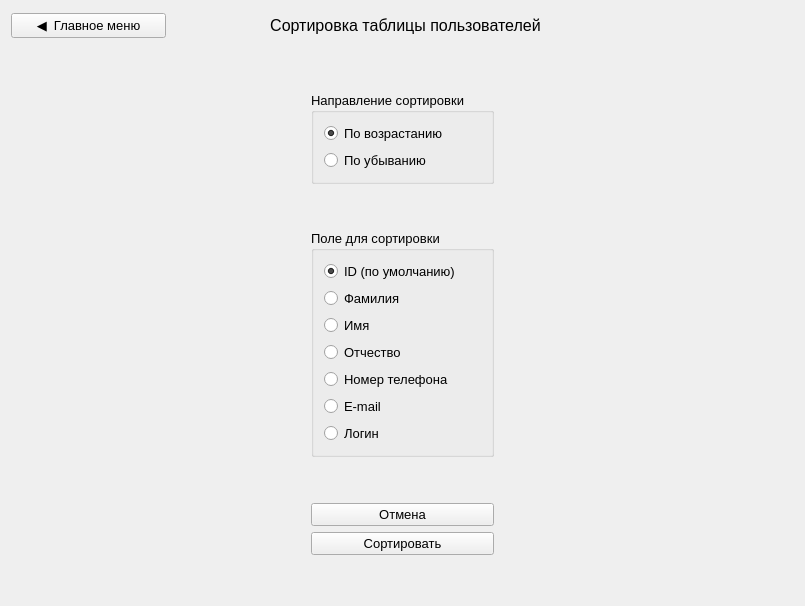
      <widget class="QWidget" name="menu11_page_sort">
       <layout class="QVBoxLayout" name="verticalLayout_3">
        <item>
         <widget class="QWidget" name="menu11_header" native="true">
          <property name="minimumSize">
           <size>
            <width>0</width>
            <height>30</height>
           </size>
          </property>
          <property name="maximumSize">
           <size>
            <width>16777215</width>
            <height>30</height>
           </size>
          </property>
          <layout class="QHBoxLayout" name="_4" stretch="1,3,1">
           <property name="leftMargin">
            <number>0</number>
           </property>
           <property name="topMargin">
            <number>0</number>
           </property>
           <property name="rightMargin">
            <number>0</number>
           </property>
           <property name="bottomMargin">
            <number>0</number>
           </property>
           <item>
            <widget class="QPushButton" name="menu11_back">
             <property name="font">
              <font>
               <pointsize>10</pointsize>
              </font>
             </property>
             <property name="text">
              <string>◀  Главное меню</string>
             </property>
            </widget>
           </item>
           <item>
            <widget class="QLabel" name="menu11_label">
             <property name="minimumSize">
              <size>
               <width>0</width>
               <height>30</height>
              </size>
             </property>
             <property name="maximumSize">
              <size>
               <width>16777215</width>
               <height>30</height>
              </size>
             </property>
             <property name="text">
              <string>&lt;html&gt;&lt;head/&gt;&lt;body&gt;&lt;p align=&quot;center&quot;&gt;&lt;span style=&quot; font-size:12pt;&quot;&gt;Сортировка таблицы пользователей&lt;/span&gt;&lt;/p&gt;&lt;/body&gt;&lt;/html&gt;</string>
             </property>
            </widget>
           </item>
           <item>
            <spacer name="horizontalSpacer_3">
             <property name="orientation">
              <enum>Qt::Horizontal</enum>
             </property>
             <property name="sizeHint" stdset="0">
              <size>
               <width>40</width>
               <height>20</height>
              </size>
             </property>
            </spacer>
           </item>
          </layout>
         </widget>
        </item>
        <item>
         <spacer name="verticalSpacer_4">
          <property name="orientation">
           <enum>Qt::Vertical</enum>
          </property>
          <property name="sizeType">
           <enum>QSizePolicy::Fixed</enum>
          </property>
          <property name="sizeHint" stdset="0">
           <size>
            <width>20</width>
            <height>5</height>
           </size>
          </property>
         </spacer>
        </item>
        <item>
         <layout class="QVBoxLayout" name="menu11_container">
          <property name="leftMargin">
           <number>300</number>
          </property>
          <property name="rightMargin">
           <number>300</number>
          </property>
          <item>
           <spacer name="verticalSpacer_10">
            <property name="orientation">
             <enum>Qt::Vertical</enum>
            </property>
            <property name="sizeHint" stdset="0">
             <size>
              <width>20</width>
              <height>40</height>
             </size>
            </property>
           </spacer>
          </item>
          <item>
           <widget class="QGroupBox" name="menu11_container_sub1">
            <property name="font">
             <font>
              <pointsize>10</pointsize>
             </font>
            </property>
            <property name="title">
             <string>Направление сортировки</string>
            </property>
            <layout class="QVBoxLayout" name="_9">
             <property name="leftMargin">
              <number>10</number>
             </property>
             <property name="topMargin">
              <number>10</number>
             </property>
             <property name="rightMargin">
              <number>10</number>
             </property>
             <property name="bottomMargin">
              <number>10</number>
             </property>
             <item>
              <widget class="QRadioButton" name="menu11_group1_button1">
               <property name="font">
                <font>
                 <pointsize>10</pointsize>
                </font>
               </property>
               <property name="text">
                <string>По возрастанию</string>
               </property>
               <property name="checked">
                <bool>true</bool>
               </property>
              </widget>
             </item>
             <item>
              <widget class="QRadioButton" name="menu11_group1_button2">
               <property name="font">
                <font>
                 <pointsize>10</pointsize>
                </font>
               </property>
               <property name="text">
                <string>По убыванию</string>
               </property>
              </widget>
             </item>
            </layout>
           </widget>
          </item>
          <item>
           <spacer name="verticalSpacer_14">
            <property name="orientation">
             <enum>Qt::Vertical</enum>
            </property>
            <property name="sizeHint" stdset="0">
             <size>
              <width>20</width>
              <height>40</height>
             </size>
            </property>
           </spacer>
          </item>
          <item>
           <widget class="QGroupBox" name="menu11_container_sub2">
            <property name="font">
             <font>
              <pointsize>10</pointsize>
             </font>
            </property>
            <property name="title">
             <string>Поле для сортировки</string>
            </property>
            <layout class="QVBoxLayout" name="_8">
             <property name="leftMargin">
              <number>10</number>
             </property>
             <property name="topMargin">
              <number>10</number>
             </property>
             <property name="rightMargin">
              <number>10</number>
             </property>
             <property name="bottomMargin">
              <number>10</number>
             </property>
             <item>
              <widget class="QRadioButton" name="menu11_group2_button1">
               <property name="font">
                <font>
                 <pointsize>10</pointsize>
                </font>
               </property>
               <property name="text">
                <string>ID (по умолчанию)</string>
               </property>
               <property name="checked">
                <bool>true</bool>
               </property>
              </widget>
             </item>
             <item>
              <widget class="QRadioButton" name="menu11_group2_button2">
               <property name="font">
                <font>
                 <pointsize>10</pointsize>
                </font>
               </property>
               <property name="text">
                <string>Фамилия</string>
               </property>
              </widget>
             </item>
             <item>
              <widget class="QRadioButton" name="menu11_group2_button3">
               <property name="font">
                <font>
                 <pointsize>10</pointsize>
                </font>
               </property>
               <property name="text">
                <string>Имя</string>
               </property>
              </widget>
             </item>
             <item>
              <widget class="QRadioButton" name="menu11_group2_button4">
               <property name="font">
                <font>
                 <pointsize>10</pointsize>
                </font>
               </property>
               <property name="text">
                <string>Отчество</string>
               </property>
              </widget>
             </item>
             <item>
              <widget class="QRadioButton" name="menu11_group2_button5">
               <property name="font">
                <font>
                 <pointsize>10</pointsize>
                </font>
               </property>
               <property name="text">
                <string>Номер телефона</string>
               </property>
              </widget>
             </item>
             <item>
              <widget class="QRadioButton" name="menu11_group2_button6">
               <property name="font">
                <font>
                 <pointsize>10</pointsize>
                </font>
               </property>
               <property name="text">
                <string>E-mail</string>
               </property>
              </widget>
             </item>
             <item>
              <widget class="QRadioButton" name="menu11_group2_button7">
               <property name="font">
                <font>
                 <pointsize>10</pointsize>
                </font>
               </property>
               <property name="text">
                <string>Логин</string>
               </property>
              </widget>
             </item>
            </layout>
           </widget>
          </item>
          <item>
           <spacer name="verticalSpacer_15">
            <property name="orientation">
             <enum>Qt::Vertical</enum>
            </property>
            <property name="sizeHint" stdset="0">
             <size>
              <width>20</width>
              <height>40</height>
             </size>
            </property>
           </spacer>
          </item>
          <item>
           <widget class="QPushButton" name="menu11_button_back">
            <property name="font">
             <font>
              <pointsize>10</pointsize>
             </font>
            </property>
            <property name="text">
             <string>Отмена</string>
            </property>
           </widget>
          </item>
          <item>
           <widget class="QPushButton" name="menu11_button_continue">
            <property name="font">
             <font>
              <pointsize>10</pointsize>
             </font>
            </property>
            <property name="text">
             <string>Сортировать</string>
            </property>
           </widget>
          </item>
          <item>
           <spacer name="verticalSpacer_11">
            <property name="orientation">
             <enum>Qt::Vertical</enum>
            </property>
            <property name="sizeHint" stdset="0">
             <size>
              <width>20</width>
              <height>40</height>
             </size>
            </property>
           </spacer>
          </item>
         </layout>
        </item>
       </layout>
      </widget>
